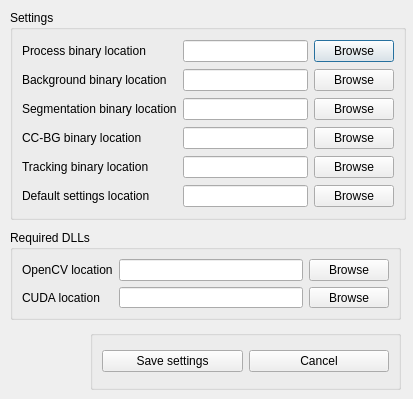
<?xml version="1.0" encoding="UTF-8"?>
<ui version="4.0">
 <class>SettingsDialog</class>
 <widget class="QDialog" name="SettingsDialog">
  <property name="geometry">
   <rect>
    <x>0</x>
    <y>0</y>
    <width>413</width>
    <height>399</height>
   </rect>
  </property>
  <property name="windowTitle">
   <string>Dialog</string>
  </property>
  <widget class="QGroupBox" name="groupBox">
   <property name="geometry">
    <rect>
     <x>10</x>
     <y>10</y>
     <width>396</width>
     <height>210</height>
    </rect>
   </property>
   <property name="title">
    <string>Settings</string>
   </property>
   <layout class="QGridLayout" name="gridLayout">
    <item row="0" column="0">
     <widget class="QLabel" name="ProcessLabel">
      <property name="toolTip">
       <string>&lt;html&gt;&lt;head/&gt;&lt;body&gt;&lt;p&gt;Location of the sparse-inverse-recon binary (.exe).&lt;/p&gt;&lt;/body&gt;&lt;/html&gt;</string>
      </property>
      <property name="text">
       <string>Process binary location</string>
      </property>
     </widget>
    </item>
    <item row="0" column="1">
     <widget class="QLineEdit" name="ProcessExePath">
      <property name="toolTip">
       <string>&lt;html&gt;&lt;head/&gt;&lt;body&gt;&lt;p&gt;Location of the sparse-inverse-recon binary (.exe).&lt;/p&gt;&lt;/body&gt;&lt;/html&gt;</string>
      </property>
     </widget>
    </item>
    <item row="0" column="2">
     <widget class="QPushButton" name="ProcessExeButton">
      <property name="text">
       <string>Browse</string>
      </property>
     </widget>
    </item>
    <item row="1" column="0">
     <widget class="QLabel" name="BGLabel">
      <property name="toolTip">
       <string>&lt;html&gt;&lt;head/&gt;&lt;body&gt;&lt;p&gt;Location of the make-background binary (.exe).&lt;/p&gt;&lt;/body&gt;&lt;/html&gt;</string>
      </property>
      <property name="text">
       <string>Background binary location</string>
      </property>
     </widget>
    </item>
    <item row="1" column="1">
     <widget class="QLineEdit" name="BGExePath">
      <property name="toolTip">
       <string>&lt;html&gt;&lt;head/&gt;&lt;body&gt;&lt;p&gt;Location of the make-background binary (.exe).&lt;/p&gt;&lt;/body&gt;&lt;/html&gt;</string>
      </property>
     </widget>
    </item>
    <item row="1" column="2">
     <widget class="QPushButton" name="BGExeButton">
      <property name="text">
       <string>Browse</string>
      </property>
     </widget>
    </item>
    <item row="2" column="0">
     <widget class="QLabel" name="SegmentationLabel">
      <property name="toolTip">
       <string>&lt;html&gt;&lt;head/&gt;&lt;body&gt;&lt;p&gt;Location of the segmentation binary (.exe).&lt;/p&gt;&lt;/body&gt;&lt;/html&gt;</string>
      </property>
      <property name="text">
       <string>Segmentation binary location</string>
      </property>
     </widget>
    </item>
    <item row="2" column="1">
     <widget class="QLineEdit" name="SegmentationExePath">
      <property name="toolTip">
       <string>&lt;html&gt;&lt;head/&gt;&lt;body&gt;&lt;p&gt;Location of the segmentation binary (.exe).&lt;/p&gt;&lt;/body&gt;&lt;/html&gt;</string>
      </property>
     </widget>
    </item>
    <item row="2" column="2">
     <widget class="QPushButton" name="SegmentationExeButton">
      <property name="text">
       <string>Browse</string>
      </property>
     </widget>
    </item>
    <item row="3" column="0">
     <widget class="QLabel" name="CCBGLabel">
      <property name="toolTip">
       <string>&lt;html&gt;&lt;head/&gt;&lt;body&gt;&lt;p&gt;Location of the ccbg binary (.exe).&lt;/p&gt;&lt;/body&gt;&lt;/html&gt;</string>
      </property>
      <property name="text">
       <string>CC-BG binary location</string>
      </property>
     </widget>
    </item>
    <item row="3" column="1">
     <widget class="QLineEdit" name="CCBGExePath">
      <property name="toolTip">
       <string>&lt;html&gt;&lt;head/&gt;&lt;body&gt;&lt;p&gt;Location of the ccbg binary (.exe).&lt;/p&gt;&lt;/body&gt;&lt;/html&gt;</string>
      </property>
     </widget>
    </item>
    <item row="3" column="2">
     <widget class="QPushButton" name="CCBGExeButton">
      <property name="text">
       <string>Browse</string>
      </property>
     </widget>
    </item>
    <item row="4" column="0">
     <widget class="QLabel" name="TrackingLabel">
      <property name="toolTip">
       <string>&lt;html&gt;&lt;head/&gt;&lt;body&gt;&lt;p&gt;Location of the particletracking binary (.exe).&lt;/p&gt;&lt;/body&gt;&lt;/html&gt;</string>
      </property>
      <property name="text">
       <string>Tracking binary location</string>
      </property>
     </widget>
    </item>
    <item row="4" column="1">
     <widget class="QLineEdit" name="TrackingExePath">
      <property name="toolTip">
       <string>&lt;html&gt;&lt;head/&gt;&lt;body&gt;&lt;p&gt;Location of the particletracking binary (.exe).&lt;/p&gt;&lt;/body&gt;&lt;/html&gt;</string>
      </property>
      <property name="text">
       <string/>
      </property>
     </widget>
    </item>
    <item row="4" column="2">
     <widget class="QPushButton" name="TrackingExeButton">
      <property name="text">
       <string>Browse</string>
      </property>
     </widget>
    </item>
    <item row="5" column="0">
     <widget class="QLabel" name="SettingsLabel">
      <property name="text">
       <string>Default settings location</string>
      </property>
     </widget>
    </item>
    <item row="5" column="1">
     <widget class="QLineEdit" name="DefaultSettingsPath"/>
    </item>
    <item row="5" column="2">
     <widget class="QPushButton" name="DefaultSettingsButton">
      <property name="text">
       <string>Browse</string>
      </property>
     </widget>
    </item>
   </layout>
  </widget>
  <widget class="QGroupBox" name="SaveCancelSettings">
   <property name="geometry">
    <rect>
     <x>90</x>
     <y>330</y>
     <width>311</width>
     <height>60</height>
    </rect>
   </property>
   <property name="title">
    <string/>
   </property>
   <layout class="QHBoxLayout" name="horizontalLayout">
    <item>
     <widget class="QPushButton" name="SaveSettingsButton">
      <property name="text">
       <string>Save settings</string>
      </property>
     </widget>
    </item>
    <item>
     <widget class="QPushButton" name="CancelSettingsButton">
      <property name="text">
       <string>Cancel</string>
      </property>
     </widget>
    </item>
   </layout>
  </widget>
  <widget class="QGroupBox" name="DLLs">
   <property name="geometry">
    <rect>
     <x>10</x>
     <y>230</y>
     <width>391</width>
     <height>90</height>
    </rect>
   </property>
   <property name="title">
    <string>Required DLLs</string>
   </property>
   <layout class="QGridLayout" name="gridLayout_2">
    <item row="0" column="0">
     <widget class="QLabel" name="OpenCVLabel">
      <property name="text">
       <string>OpenCV location</string>
      </property>
     </widget>
    </item>
    <item row="0" column="1">
     <widget class="QLineEdit" name="OpenCVPath"/>
    </item>
    <item row="0" column="2">
     <widget class="QPushButton" name="OpenCVButton">
      <property name="text">
       <string>Browse</string>
      </property>
     </widget>
    </item>
    <item row="1" column="0">
     <widget class="QLabel" name="CudaLabel">
      <property name="text">
       <string>CUDA location</string>
      </property>
     </widget>
    </item>
    <item row="1" column="1">
     <widget class="QLineEdit" name="CudaPath"/>
    </item>
    <item row="1" column="2">
     <widget class="QPushButton" name="CudaButton">
      <property name="text">
       <string>Browse</string>
      </property>
     </widget>
    </item>
   </layout>
  </widget>
 </widget>
 <resources/>
 <connections/>
</ui>
